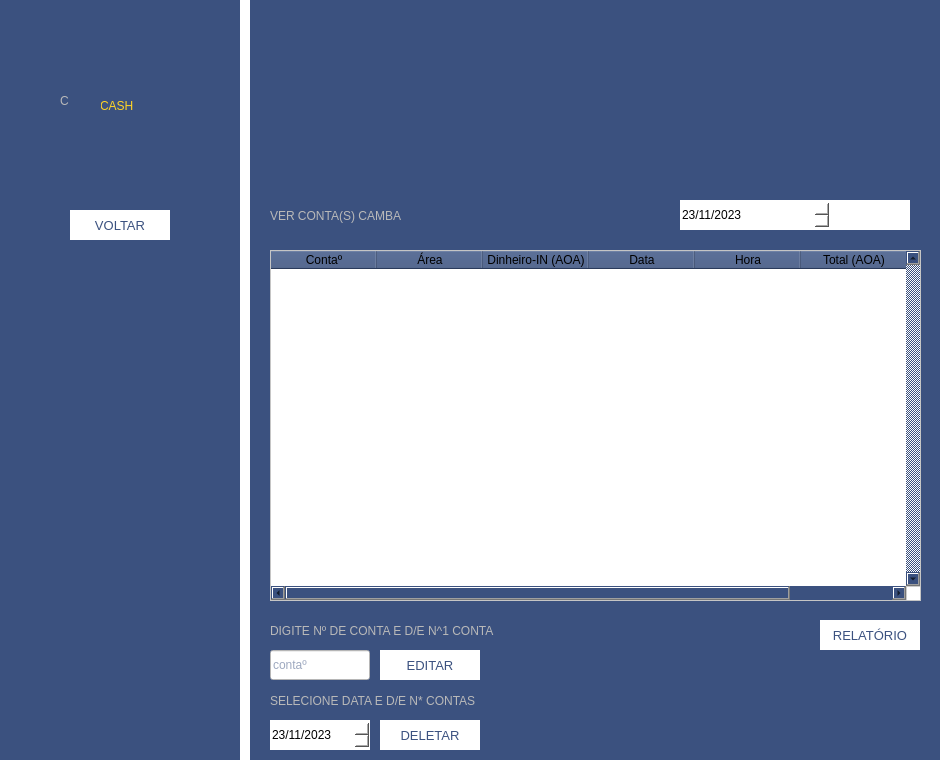
<?xml version="1.0" encoding="UTF-8"?>
<ui version="4.0">
 <class>areaconta</class>
 <widget class="QDialog" name="areaconta">
  <property name="geometry">
   <rect>
    <x>0</x>
    <y>0</y>
    <width>940</width>
    <height>760</height>
   </rect>
  </property>
  <property name="minimumSize">
   <size>
    <width>940</width>
    <height>760</height>
   </size>
  </property>
  <property name="maximumSize">
   <size>
    <width>940</width>
    <height>760</height>
   </size>
  </property>
  <property name="windowTitle">
   <string>Dialog</string>
  </property>
  <property name="styleSheet">
   <string notr="true">background-color:rgb(59, 81, 127);</string>
  </property>
  <widget class="Line" name="line">
   <property name="geometry">
    <rect>
     <x>240</x>
     <y>0</y>
     <width>10</width>
     <height>761</height>
    </rect>
   </property>
   <property name="minimumSize">
    <size>
     <width>10</width>
     <height>0</height>
    </size>
   </property>
   <property name="maximumSize">
    <size>
     <width>10</width>
     <height>16777215</height>
    </size>
   </property>
   <property name="styleSheet">
    <string notr="true">background-color:white;
border:none;</string>
   </property>
   <property name="orientation">
    <enum>Qt::Vertical</enum>
   </property>
  </widget>
  <widget class="QPushButton" name="pushButton">
   <property name="geometry">
    <rect>
     <x>70</x>
     <y>210</y>
     <width>100</width>
     <height>30</height>
    </rect>
   </property>
   <property name="minimumSize">
    <size>
     <width>100</width>
     <height>30</height>
    </size>
   </property>
   <property name="maximumSize">
    <size>
     <width>100</width>
     <height>30</height>
    </size>
   </property>
   <property name="font">
    <font>
     <family>Segoe UI</family>
     <pointsize>10</pointsize>
     <italic>false</italic>
     <bold>false</bold>
    </font>
   </property>
   <property name="cursor">
    <cursorShape>PointingHandCursor</cursorShape>
   </property>
   <property name="styleSheet">
    <string notr="true">QPushButton{
	border:1px solid white;
	background-image: url(:/area/area/back.png);
	background-repeat:none;
	font: 10pt &quot;Segoe UI&quot;;
	background-color:white;
	color:rgb(59,81,127);
}
QPushButton:hover{
	border:1px solid #0090d8;
}</string>
   </property>
   <property name="text">
    <string>VOLTAR</string>
   </property>
  </widget>
  <widget class="QLabel" name="label_4">
   <property name="geometry">
    <rect>
     <x>100</x>
     <y>90</y>
     <width>61</width>
     <height>31</height>
    </rect>
   </property>
   <property name="cursor">
    <cursorShape>PointingHandCursor</cursorShape>
   </property>
   <property name="styleSheet">
    <string notr="true">font: 900 15pt &quot;Segoe UI&quot;;
color: rgb(255, 212, 38);</string>
   </property>
   <property name="text">
    <string>CASH</string>
   </property>
  </widget>
  <widget class="QLabel" name="label_3">
   <property name="geometry">
    <rect>
     <x>60</x>
     <y>70</y>
     <width>41</width>
     <height>61</height>
    </rect>
   </property>
   <property name="cursor">
    <cursorShape>PointingHandCursor</cursorShape>
   </property>
   <property name="styleSheet">
    <string notr="true">font: 600 45pt &quot;Segoe UI Semibold&quot;;
color: rgb(185, 185, 185);
</string>
   </property>
   <property name="text">
    <string>C</string>
   </property>
  </widget>
  <widget class="QLabel" name="label_8">
   <property name="geometry">
    <rect>
     <x>270</x>
     <y>200</y>
     <width>181</width>
     <height>31</height>
    </rect>
   </property>
   <property name="cursor">
    <cursorShape>ArrowCursor</cursorShape>
   </property>
   <property name="styleSheet">
    <string notr="true">font: 13pt &quot;Segoe UI &quot;;
color: rgb(185, 185, 185);
</string>
   </property>
   <property name="text">
    <string>VER CONTA(S) CAMBA</string>
   </property>
  </widget>
  <widget class="QLabel" name="label_2">
   <property name="geometry">
    <rect>
     <x>460</x>
     <y>200</y>
     <width>31</width>
     <height>31</height>
    </rect>
   </property>
   <property name="styleSheet">
    <string notr="true">background-image: url(:/area/area/relatorio.png);
background-repeat:none;</string>
   </property>
   <property name="text">
    <string/>
   </property>
  </widget>
  <widget class="QDateEdit" name="dateEdit">
   <property name="enabled">
    <bool>true</bool>
   </property>
   <property name="geometry">
    <rect>
     <x>680</x>
     <y>200</y>
     <width>150</width>
     <height>30</height>
    </rect>
   </property>
   <property name="minimumSize">
    <size>
     <width>150</width>
     <height>30</height>
    </size>
   </property>
   <property name="maximumSize">
    <size>
     <width>150</width>
     <height>30</height>
    </size>
   </property>
   <property name="styleSheet">
    <string notr="true">border:none;
background-color:white;
font: 10pt &quot;Segoe UI&quot;;

</string>
   </property>
   <property name="readOnly">
    <bool>false</bool>
   </property>
   <property name="correctionMode">
    <enum>QAbstractSpinBox::CorrectToPreviousValue</enum>
   </property>
   <property name="showGroupSeparator" stdset="0">
    <bool>false</bool>
   </property>
   <property name="displayFormat">
    <string>dd/MM/yyyy</string>
   </property>
   <property name="date">
    <date>
     <year>2023</year>
     <month>11</month>
     <day>23</day>
    </date>
   </property>
  </widget>
  <widget class="QPushButton" name="pushButton_2">
   <property name="geometry">
    <rect>
     <x>830</x>
     <y>200</y>
     <width>80</width>
     <height>30</height>
    </rect>
   </property>
   <property name="minimumSize">
    <size>
     <width>80</width>
     <height>30</height>
    </size>
   </property>
   <property name="maximumSize">
    <size>
     <width>80</width>
     <height>30</height>
    </size>
   </property>
   <property name="cursor">
    <cursorShape>PointingHandCursor</cursorShape>
   </property>
   <property name="styleSheet">
    <string notr="true">QPushButton{
	border:none;
	image: url(:/area/area/cash.png);
	background-repeat:none;
	background-color:white;
}
QPushButton:hover{
	border:1px solid #0090d8;
}</string>
   </property>
   <property name="text">
    <string/>
   </property>
  </widget>
  <widget class="QTableWidget" name="tableWidget">
   <property name="enabled">
    <bool>true</bool>
   </property>
   <property name="geometry">
    <rect>
     <x>270</x>
     <y>250</y>
     <width>651</width>
     <height>351</height>
    </rect>
   </property>
   <property name="minimumSize">
    <size>
     <width>651</width>
     <height>351</height>
    </size>
   </property>
   <property name="maximumSize">
    <size>
     <width>651</width>
     <height>351</height>
    </size>
   </property>
   <property name="font">
    <font>
     <pointsize>9</pointsize>
     <bold>false</bold>
    </font>
   </property>
   <property name="cursor" stdset="0">
    <cursorShape>ForbiddenCursor</cursorShape>
   </property>
   <property name="styleSheet">
    <string notr="true">QTableWidget{
	background-color: rgb(255, 255, 255);
	color:rgb(59, 81, 127);
}</string>
   </property>
   <property name="verticalScrollBarPolicy">
    <enum>Qt::ScrollBarAlwaysOn</enum>
   </property>
   <property name="horizontalScrollBarPolicy">
    <enum>Qt::ScrollBarAlwaysOn</enum>
   </property>
   <property name="sizeAdjustPolicy">
    <enum>QAbstractScrollArea::AdjustToContentsOnFirstShow</enum>
   </property>
   <property name="autoScroll">
    <bool>true</bool>
   </property>
   <property name="gridStyle">
    <enum>Qt::SolidLine</enum>
   </property>
   <attribute name="horizontalHeaderCascadingSectionResizes">
    <bool>false</bool>
   </attribute>
   <attribute name="horizontalHeaderMinimumSectionSize">
    <number>36</number>
   </attribute>
   <attribute name="horizontalHeaderDefaultSectionSize">
    <number>106</number>
   </attribute>
   <attribute name="verticalHeaderVisible">
    <bool>false</bool>
   </attribute>
   <attribute name="verticalHeaderDefaultSectionSize">
    <number>36</number>
   </attribute>
   <attribute name="verticalHeaderShowSortIndicator" stdset="0">
    <bool>false</bool>
   </attribute>
   <column>
    <property name="text">
     <string>Contaº</string>
    </property>
   </column>
   <column>
    <property name="text">
     <string>Área</string>
    </property>
   </column>
   <column>
    <property name="text">
     <string>Dinheiro-IN (AOA)</string>
    </property>
   </column>
   <column>
    <property name="text">
     <string>Data</string>
    </property>
   </column>
   <column>
    <property name="text">
     <string>Hora</string>
    </property>
   </column>
   <column>
    <property name="text">
     <string>Total (AOA)</string>
    </property>
   </column>
  </widget>
  <widget class="QPushButton" name="pushButton_edit">
   <property name="geometry">
    <rect>
     <x>380</x>
     <y>650</y>
     <width>100</width>
     <height>30</height>
    </rect>
   </property>
   <property name="minimumSize">
    <size>
     <width>100</width>
     <height>30</height>
    </size>
   </property>
   <property name="maximumSize">
    <size>
     <width>100</width>
     <height>30</height>
    </size>
   </property>
   <property name="font">
    <font>
     <family>Segoe UI</family>
     <pointsize>10</pointsize>
     <italic>false</italic>
     <bold>false</bold>
    </font>
   </property>
   <property name="cursor">
    <cursorShape>PointingHandCursor</cursorShape>
   </property>
   <property name="styleSheet">
    <string notr="true">QPushButton{
	border:1px solid white;
	background-repeat:none;
	font: 10pt &quot;Segoe UI&quot;;
	background-color:white;
	color:rgb(59,81,127);
}
QPushButton:hover{
	border:1px solid #0090d8;
}</string>
   </property>
   <property name="text">
    <string>EDITAR</string>
   </property>
  </widget>
  <widget class="QPushButton" name="pushButton_delete">
   <property name="geometry">
    <rect>
     <x>380</x>
     <y>720</y>
     <width>100</width>
     <height>30</height>
    </rect>
   </property>
   <property name="minimumSize">
    <size>
     <width>100</width>
     <height>30</height>
    </size>
   </property>
   <property name="maximumSize">
    <size>
     <width>100</width>
     <height>30</height>
    </size>
   </property>
   <property name="font">
    <font>
     <family>Segoe UI</family>
     <pointsize>10</pointsize>
     <italic>false</italic>
     <bold>false</bold>
    </font>
   </property>
   <property name="cursor">
    <cursorShape>PointingHandCursor</cursorShape>
   </property>
   <property name="styleSheet">
    <string notr="true">QPushButton{
	border:1px solid white;
	background-repeat:none;
	font: 10pt &quot;Segoe UI&quot;;
	background-color:white;
	color:rgb(59,81,127);
}
QPushButton:hover{
	border:1px solid #0090d8;
}</string>
   </property>
   <property name="text">
    <string>DELETAR</string>
   </property>
  </widget>
  <widget class="QPushButton" name="pushButton_relatory_pdf">
   <property name="geometry">
    <rect>
     <x>820</x>
     <y>620</y>
     <width>100</width>
     <height>30</height>
    </rect>
   </property>
   <property name="minimumSize">
    <size>
     <width>100</width>
     <height>30</height>
    </size>
   </property>
   <property name="maximumSize">
    <size>
     <width>100</width>
     <height>30</height>
    </size>
   </property>
   <property name="font">
    <font>
     <family>Segoe UI</family>
     <pointsize>10</pointsize>
     <italic>false</italic>
     <bold>false</bold>
    </font>
   </property>
   <property name="cursor">
    <cursorShape>PointingHandCursor</cursorShape>
   </property>
   <property name="styleSheet">
    <string notr="true">QPushButton{
	border:1px solid white;
	background-repeat:none;
	font: 10pt &quot;Segoe UI&quot;;
	background-color:white;
	color:rgb(59,81,127);
}
QPushButton:hover{
	border:1px solid #0090d8;
}</string>
   </property>
   <property name="text">
    <string>RELATÓRIO</string>
   </property>
  </widget>
  <widget class="QLineEdit" name="lineEdit_Delete">
   <property name="geometry">
    <rect>
     <x>270</x>
     <y>650</y>
     <width>100</width>
     <height>30</height>
    </rect>
   </property>
   <property name="minimumSize">
    <size>
     <width>100</width>
     <height>30</height>
    </size>
   </property>
   <property name="maximumSize">
    <size>
     <width>100</width>
     <height>30</height>
    </size>
   </property>
   <property name="styleSheet">
    <string notr="true">QLineEdit{
	background-color:#fff;
	color:rgb(59,81,127);
}</string>
   </property>
   <property name="maxLength">
    <number>10</number>
   </property>
   <property name="placeholderText">
    <string>contaº</string>
   </property>
  </widget>
  <widget class="QDateEdit" name="dateEdit_Delete">
   <property name="enabled">
    <bool>true</bool>
   </property>
   <property name="geometry">
    <rect>
     <x>270</x>
     <y>720</y>
     <width>100</width>
     <height>30</height>
    </rect>
   </property>
   <property name="minimumSize">
    <size>
     <width>100</width>
     <height>30</height>
    </size>
   </property>
   <property name="maximumSize">
    <size>
     <width>100</width>
     <height>30</height>
    </size>
   </property>
   <property name="styleSheet">
    <string notr="true">border:none;
background-color:white;
font: 10pt &quot;Segoe UI&quot;;

</string>
   </property>
   <property name="readOnly">
    <bool>false</bool>
   </property>
   <property name="correctionMode">
    <enum>QAbstractSpinBox::CorrectToPreviousValue</enum>
   </property>
   <property name="showGroupSeparator" stdset="0">
    <bool>false</bool>
   </property>
   <property name="displayFormat">
    <string>dd/MM/yyyy</string>
   </property>
   <property name="date">
    <date>
     <year>2023</year>
     <month>11</month>
     <day>23</day>
    </date>
   </property>
  </widget>
  <widget class="QLabel" name="label_9">
   <property name="geometry">
    <rect>
     <x>270</x>
     <y>690</y>
     <width>211</width>
     <height>21</height>
    </rect>
   </property>
   <property name="cursor">
    <cursorShape>ArrowCursor</cursorShape>
   </property>
   <property name="styleSheet">
    <string notr="true">font: 9pt &quot;Segoe UI &quot;;
color: rgb(185, 185, 185);
</string>
   </property>
   <property name="text">
    <string>SELECIONE DATA E D/E N* CONTAS</string>
   </property>
  </widget>
  <widget class="QLabel" name="label_10">
   <property name="geometry">
    <rect>
     <x>270</x>
     <y>620</y>
     <width>231</width>
     <height>21</height>
    </rect>
   </property>
   <property name="cursor">
    <cursorShape>ArrowCursor</cursorShape>
   </property>
   <property name="styleSheet">
    <string notr="true">font: 9pt &quot;Segoe UI &quot;;
color: rgb(185, 185, 185);
</string>
   </property>
   <property name="text">
    <string>DIGITE Nº DE CONTA E D/E N^1 CONTA</string>
   </property>
  </widget>
 </widget>
 <tabstops>
  <tabstop>dateEdit</tabstop>
  <tabstop>pushButton_2</tabstop>
  <tabstop>pushButton</tabstop>
 </tabstops>
 <resources/>
 <connections/>
</ui>
